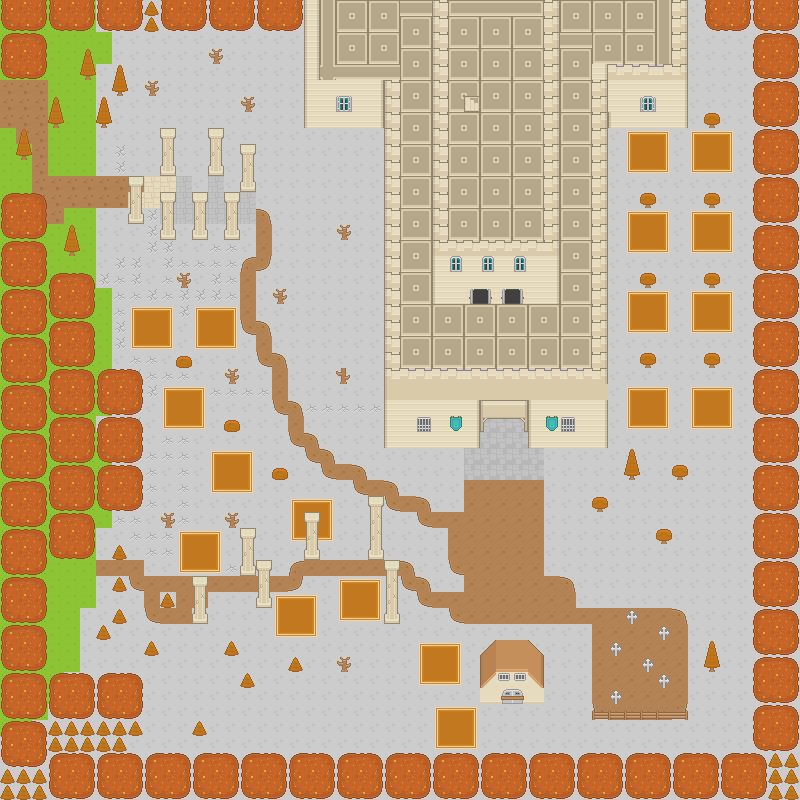

Below is a game level as drawn by its tile map, then a one-line description and the .tmx that defines it (tile-layer data replaced by summaries):
An orthogonal 50x50 tile map with 16x16 px tiles, 5 tile layers (GroundLayer, AboveGround, midLayer, midLayerCollide, ...) and 4 objects (2x AreaSwitch, 1, SpawnPoint).

<map version="1.0" orientation="orthogonal" renderorder="right-down" width="50" height="50" tilewidth="16" tileheight="16" nextobjectid="12">
 <tileset firstgid="1" source="roguelikeSheet_transparent.tsx" />
 <layer name="GroundLayer" width="50" height="50">
  <data>[2500 cells, 2485 non-empty, 13 distinct tile ids]</data>
 </layer>
 <layer name="AboveGround" width="50" height="50">
  <properties>
   <property name="Collide" value="True" />
  </properties>
  <data>[2500 cells, 763 non-empty, 26 distinct tile ids]</data>
 </layer>
 <layer name="midLayer" width="50" height="50">
  <data>[2500 cells, 638 non-empty, 30 distinct tile ids]</data>
 </layer>
 <layer name="midLayerCollide" width="50" height="50">
  <data>[2500 cells, 70 non-empty, 9 distinct tile ids]</data>
 </layer>
 <layer name="topLayer" width="50" height="50">
  <properties>
   <property name="Collide" value="True" />
  </properties>
  <data>[2500 cells, 111 non-empty, 31 distinct tile ids]</data>
 </layer>
 <objectgroup name="Object Layer 1">
  <object id="3" name="AreaSwitch" x="4" y="83" width="19" height="42">
   <properties>
    <property name="2" value="testDraft.json" />
    <property name="area_to" value="1" />
    <property name="left" value="0" />
    <property name="my_left" value="True" />
    <property name="my_top" value="True" />
    <property name="top" value="1" />
   </properties>
  </object>
  <object id="4" name="1" x="30" y="86" width="15" height="39">
   <properties>
    <property name="left" value="1" />
    <property name="top" value="1" />
   </properties>
  </object>
  <object id="5" name="SpawnPoint" x="61" y="181" width="23" height="24" />
  <object id="9" name="AreaSwitch" x="492" y="420" width="20" height="20">
   <properties>
    <property name="2" value="inCastle.json" />
    <property name="area_to" value="3" />
    <property name="left" value="1" />
    <property name="my_left" value="False" />
    <property name="my_top" value="False" />
    <property name="top" value="0" />
   </properties>
  </object>
 </objectgroup>
</map>
